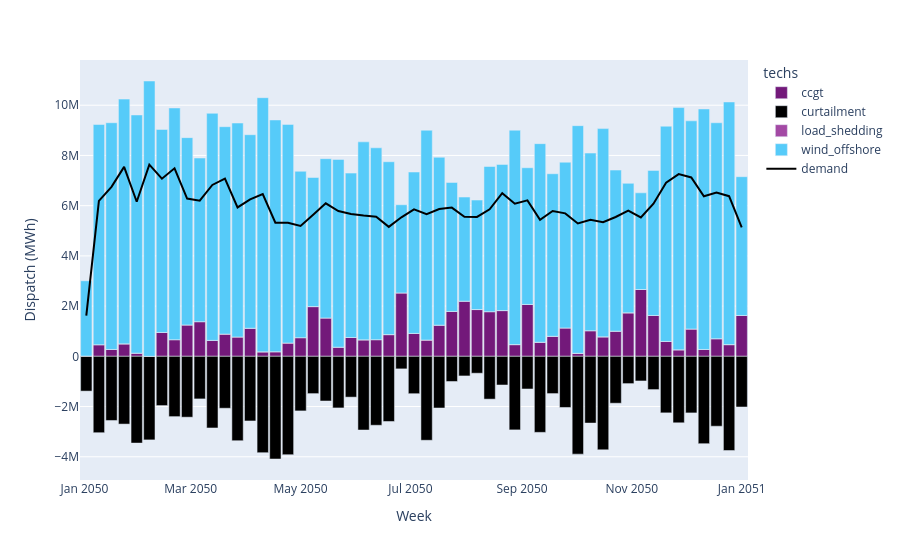

Here is the notebook cell this chart was saved with:
### Code cell
# Weekly aggregated dispatch plot â€” bars represent one week each, making generation and demand easier to read
plot_dispatch_weekly(model_path="results/default_results.nc", plot_export_path="results/default_dispatch_weekly.html")
